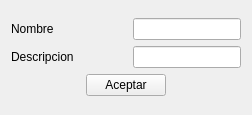
<?xml version="1.0" encoding="UTF-8"?>
<ui version="4.0">
 <class>almacen_datos</class>
 <widget class="QWidget" name="almacen_datos">
  <property name="geometry">
   <rect>
    <x>0</x>
    <y>0</y>
    <width>252</width>
    <height>115</height>
   </rect>
  </property>
  <property name="windowTitle">
   <string>Form</string>
  </property>
  <layout class="QGridLayout" name="gridLayout_2">
   <item row="0" column="0">
    <layout class="QGridLayout" name="gridLayout">
     <item row="0" column="0">
      <widget class="QLabel" name="label">
       <property name="text">
        <string>Nombre</string>
       </property>
      </widget>
     </item>
     <item row="0" column="1">
      <widget class="QLineEdit" name="lineEdit_nombre">
       <property name="sizePolicy">
        <sizepolicy hsizetype="Fixed" vsizetype="Fixed">
         <horstretch>0</horstretch>
         <verstretch>0</verstretch>
        </sizepolicy>
       </property>
      </widget>
     </item>
     <item row="1" column="0">
      <widget class="QLabel" name="label_2">
       <property name="text">
        <string>Descripcion</string>
       </property>
      </widget>
     </item>
     <item row="1" column="1">
      <widget class="QLineEdit" name="lineEdit_descripcion">
       <property name="sizePolicy">
        <sizepolicy hsizetype="Fixed" vsizetype="Fixed">
         <horstretch>0</horstretch>
         <verstretch>0</verstretch>
        </sizepolicy>
       </property>
      </widget>
     </item>
     <item row="2" column="0" colspan="2">
      <layout class="QHBoxLayout" name="horizontalLayout">
       <item>
        <spacer name="horizontalSpacer">
         <property name="orientation">
          <enum>Qt::Horizontal</enum>
         </property>
         <property name="sizeHint" stdset="0">
          <size>
           <width>40</width>
           <height>20</height>
          </size>
         </property>
        </spacer>
       </item>
       <item>
        <widget class="QPushButton" name="pushButton_aceptar">
         <property name="text">
          <string>Aceptar</string>
         </property>
        </widget>
       </item>
       <item>
        <spacer name="horizontalSpacer_2">
         <property name="orientation">
          <enum>Qt::Horizontal</enum>
         </property>
         <property name="sizeHint" stdset="0">
          <size>
           <width>40</width>
           <height>20</height>
          </size>
         </property>
        </spacer>
       </item>
      </layout>
     </item>
    </layout>
   </item>
  </layout>
 </widget>
 <resources/>
 <connections/>
</ui>
